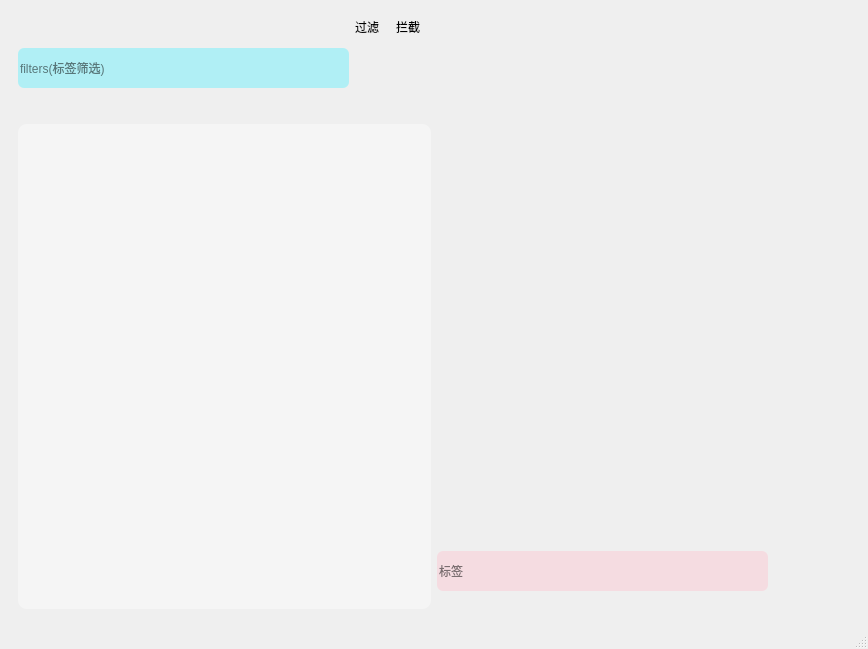
<?xml version="1.0" encoding="UTF-8"?>
<ui version="4.0">
 <class>MainWindow</class>
 <widget class="QMainWindow" name="MainWindow">
  <property name="geometry">
   <rect>
    <x>0</x>
    <y>0</y>
    <width>868</width>
    <height>649</height>
   </rect>
  </property>
  <property name="windowTitle">
   <string>文件标签软件</string>
  </property>
  <property name="styleSheet">
   <string notr="true">QPushButton {
    border-radius: 4px; 
    border: none; 
    width: 35px; 
    height: 35px; 
    font: bold 25px;
}

QPushButton:hover { 
    background: rgb(240, 240, 240); 
}
QPushButton:pressed{ 
    background: rgb(100, 100, 100); 
}

QPlainTextEdit {
    border-radius: 6px; 
}
QTableView {
    border-radius: 9px; 
}
QScrollArea{
    background-color:rgba(0,0,0,100);
    border:transparent;
    border-radius: 9px;
}
QLineEdit {
    border-radius: 6px; 
}</string>
  </property>
  <widget class="QWidget" name="centralwidget">
   <layout class="QVBoxLayout" name="verticalLayout_8">
    <item>
     <widget class="QStackedWidget" name="stackedWidget">
      <property name="currentIndex">
       <number>0</number>
      </property>
      <widget class="QWidget" name="page">
       <layout class="QVBoxLayout" name="verticalLayout_18">
        <item>
         <layout class="QGridLayout" name="filter_gridLayout">
          <property name="sizeConstraint">
           <enum>QLayout::SetDefaultConstraint</enum>
          </property>
          <property name="topMargin">
           <number>0</number>
          </property>
         </layout>
        </item>
        <item>
         <layout class="QGridLayout" name="inter_gridLayout"/>
        </item>
        <item>
         <layout class="QHBoxLayout" name="horizontalLayout_3">
          <item>
           <layout class="QVBoxLayout" name="verticalLayout_3">
            <item>
             <layout class="QHBoxLayout" name="horizontalLayout_2">
              <item>
               <widget class="QLineEdit" name="filter_lineEdit">
                <property name="minimumSize">
                 <size>
                  <width>200</width>
                  <height>40</height>
                 </size>
                </property>
                <property name="maximumSize">
                 <size>
                  <width>16777215</width>
                  <height>40</height>
                 </size>
                </property>
                <property name="styleSheet">
                 <string notr="true">background-color: rgba(80,240,255,100);</string>
                </property>
                <property name="alignment">
                 <set>Qt::AlignLeading|Qt::AlignLeft|Qt::AlignVCenter</set>
                </property>
                <property name="placeholderText">
                 <string>filters(标签筛选)</string>
                </property>
               </widget>
              </item>
              <item>
               <layout class="QVBoxLayout" name="verticalLayout_5">
                <item>
                 <widget class="QLabel" name="label">
                  <property name="text">
                   <string>过滤</string>
                  </property>
                 </widget>
                </item>
                <item>
                 <widget class="QPushButton" name="addfilter_Button">
                  <property name="styleSheet">
                   <string notr="true"/>
                  </property>
                  <property name="text">
                   <string/>
                  </property>
                 </widget>
                </item>
                <item>
                 <widget class="QPushButton" name="delfilter_Button">
                  <property name="styleSheet">
                   <string notr="true"/>
                  </property>
                  <property name="text">
                   <string/>
                  </property>
                 </widget>
                </item>
               </layout>
              </item>
              <item>
               <layout class="QVBoxLayout" name="verticalLayout_6">
                <item>
                 <widget class="QLabel" name="label_2">
                  <property name="text">
                   <string>拦截</string>
                  </property>
                 </widget>
                </item>
                <item>
                 <widget class="QPushButton" name="add_inter_Button">
                  <property name="text">
                   <string/>
                  </property>
                 </widget>
                </item>
                <item>
                 <widget class="QPushButton" name="del_inter_Button">
                  <property name="text">
                   <string/>
                  </property>
                 </widget>
                </item>
               </layout>
              </item>
             </layout>
            </item>
            <item>
             <widget class="QTableView" name="tableView">
              <property name="autoFillBackground">
               <bool>false</bool>
              </property>
              <property name="styleSheet">
               <string notr="true">selection-color:rgba(255,255,255,0);
background-color: rgba(255,255,255,100);</string>
              </property>
              <property name="verticalScrollBarPolicy">
               <enum>Qt::ScrollBarAlwaysOff</enum>
              </property>
              <property name="horizontalScrollBarPolicy">
               <enum>Qt::ScrollBarAlwaysOff</enum>
              </property>
              <property name="editTriggers">
               <set>QAbstractItemView::DoubleClicked</set>
              </property>
              <property name="showGrid">
               <bool>false</bool>
              </property>
             </widget>
            </item>
           </layout>
          </item>
          <item>
           <layout class="QVBoxLayout" name="verticalLayout_17">
            <item>
             <layout class="QVBoxLayout" name="verticalLayout_16">
              <item>
               <layout class="QVBoxLayout" name="verticalLayout">
                <item>
                 <layout class="QHBoxLayout" name="horizontalLayout_4" stretch="1,0,1">
                  <property name="spacing">
                   <number>0</number>
                  </property>
                  <item>
                   <widget class="QLabel" name="label_left">
                    <property name="text">
                     <string/>
                    </property>
                   </widget>
                  </item>
                  <item>
                   <widget class="QLabel" name="icon_label">
                    <property name="sizePolicy">
                     <sizepolicy hsizetype="Fixed" vsizetype="Fixed">
                      <horstretch>1</horstretch>
                      <verstretch>1</verstretch>
                     </sizepolicy>
                    </property>
                    <property name="minimumSize">
                     <size>
                      <width>0</width>
                      <height>0</height>
                     </size>
                    </property>
                    <property name="acceptDrops">
                     <bool>true</bool>
                    </property>
                    <property name="layoutDirection">
                     <enum>Qt::LeftToRight</enum>
                    </property>
                    <property name="styleSheet">
                     <string notr="true">border-image:url(:/a.png);color:rgb(128,128,128);</string>
                    </property>
                    <property name="text">
                     <string/>
                    </property>
                    <property name="alignment">
                     <set>Qt::AlignCenter</set>
                    </property>
                   </widget>
                  </item>
                  <item>
                   <widget class="QLabel" name="label_right">
                    <property name="text">
                     <string/>
                    </property>
                   </widget>
                  </item>
                 </layout>
                </item>
                <item>
                 <widget class="QLabel" name="text_label">
                  <property name="text">
                   <string/>
                  </property>
                  <property name="scaledContents">
                   <bool>true</bool>
                  </property>
                  <property name="alignment">
                   <set>Qt::AlignCenter</set>
                  </property>
                 </widget>
                </item>
               </layout>
              </item>
              <item>
               <widget class="QScrollArea" name="scrollArea">
                <property name="styleSheet">
                 <string notr="true"/>
                </property>
                <property name="verticalScrollBarPolicy">
                 <enum>Qt::ScrollBarAlwaysOff</enum>
                </property>
                <property name="horizontalScrollBarPolicy">
                 <enum>Qt::ScrollBarAlwaysOff</enum>
                </property>
                <property name="widgetResizable">
                 <bool>true</bool>
                </property>
                <widget class="QWidget" name="scrollAreaWidgetContents">
                 <property name="geometry">
                  <rect>
                   <x>0</x>
                   <y>0</y>
                   <width>408</width>
                   <height>419</height>
                  </rect>
                 </property>
                 <property name="minimumSize">
                  <size>
                   <width>0</width>
                   <height>0</height>
                  </size>
                 </property>
                 <layout class="QGridLayout" name="gridLayout_3">
                  <item row="1" column="0">
                   <layout class="QGridLayout" name="mark_Layout"/>
                  </item>
                 </layout>
                </widget>
               </widget>
              </item>
             </layout>
            </item>
            <item>
             <layout class="QHBoxLayout" name="horizontalLayout">
              <item>
               <widget class="QLineEdit" name="mark_lineEdit">
                <property name="minimumSize">
                 <size>
                  <width>30</width>
                  <height>25</height>
                 </size>
                </property>
                <property name="maximumSize">
                 <size>
                  <width>16777215</width>
                  <height>40</height>
                 </size>
                </property>
                <property name="styleSheet">
                 <string notr="true">background-color: rgba(255,192,203,100);</string>
                </property>
                <property name="placeholderText">
                 <string>标签</string>
                </property>
               </widget>
              </item>
              <item>
               <layout class="QVBoxLayout" name="verticalLayout_2">
                <item>
                 <widget class="QPushButton" name="add_Button">
                  <property name="maximumSize">
                   <size>
                    <width>120</width>
                    <height>40</height>
                   </size>
                  </property>
                  <property name="styleSheet">
                   <string notr="true"/>
                  </property>
                  <property name="text">
                   <string/>
                  </property>
                 </widget>
                </item>
                <item>
                 <widget class="QPushButton" name="del_Button">
                  <property name="maximumSize">
                   <size>
                    <width>120</width>
                    <height>40</height>
                   </size>
                  </property>
                  <property name="styleSheet">
                   <string notr="true"/>
                  </property>
                  <property name="text">
                   <string/>
                  </property>
                 </widget>
                </item>
               </layout>
              </item>
              <item>
               <layout class="QVBoxLayout" name="verticalLayout_4">
                <item>
                 <widget class="QPushButton" name="open_Button">
                  <property name="text">
                   <string/>
                  </property>
                 </widget>
                </item>
                <item>
                 <widget class="QPushButton" name="bulk_Button">
                  <property name="text">
                   <string/>
                  </property>
                 </widget>
                </item>
               </layout>
              </item>
             </layout>
            </item>
           </layout>
          </item>
         </layout>
        </item>
       </layout>
      </widget>
      <widget class="QWidget" name="page_2">
       <layout class="QVBoxLayout" name="verticalLayout_15">
        <item>
         <layout class="QVBoxLayout" name="verticalLayout_13">
          <item>
           <layout class="QGridLayout" name="bulk_matchrule_Layout">
            <item row="0" column="0">
             <widget class="QLabel" name="bulk_matchrule_label">
              <property name="styleSheet">
               <string notr="true"/>
              </property>
              <property name="text">
               <string>匹配规则:</string>
              </property>
             </widget>
            </item>
           </layout>
          </item>
          <item>
           <layout class="QGridLayout" name="bulk_interrule_Layout">
            <item row="0" column="0">
             <widget class="QLabel" name="bulk_interrule_label">
              <property name="styleSheet">
               <string notr="true"/>
              </property>
              <property name="text">
               <string>拦截规则:</string>
              </property>
             </widget>
            </item>
           </layout>
          </item>
         </layout>
        </item>
        <item>
         <layout class="QHBoxLayout" name="horizontalLayout_7">
          <item>
           <layout class="QVBoxLayout" name="verticalLayout_14">
            <item>
             <layout class="QHBoxLayout" name="horizontalLayout_8">
              <item>
               <widget class="QLineEdit" name="bulk_lineEdit">
                <property name="minimumSize">
                 <size>
                  <width>200</width>
                  <height>40</height>
                 </size>
                </property>
                <property name="maximumSize">
                 <size>
                  <width>16777215</width>
                  <height>40</height>
                 </size>
                </property>
                <property name="autoFillBackground">
                 <bool>false</bool>
                </property>
                <property name="styleSheet">
                 <string notr="true">background-color: rgba(80,240,255,100);</string>
                </property>
                <property name="placeholderText">
                 <string>filter(文件名筛选)</string>
                </property>
                <property name="cursorMoveStyle">
                 <enum>Qt::LogicalMoveStyle</enum>
                </property>
               </widget>
              </item>
              <item>
               <layout class="QVBoxLayout" name="verticalLayout_7">
                <item>
                 <widget class="QLabel" name="bulk_match_label">
                  <property name="text">
                   <string>匹配</string>
                  </property>
                 </widget>
                </item>
                <item>
                 <widget class="QPushButton" name="bulk_add_match_Button">
                  <property name="text">
                   <string/>
                  </property>
                 </widget>
                </item>
                <item>
                 <widget class="QPushButton" name="bulk_del_match_Button">
                  <property name="text">
                   <string/>
                  </property>
                 </widget>
                </item>
               </layout>
              </item>
              <item>
               <layout class="QVBoxLayout" name="verticalLayout_9">
                <item>
                 <widget class="QLabel" name="bulk_inter_label">
                  <property name="text">
                   <string>拦截</string>
                  </property>
                 </widget>
                </item>
                <item>
                 <widget class="QPushButton" name="bulk_add_inter_Button">
                  <property name="text">
                   <string/>
                  </property>
                 </widget>
                </item>
                <item>
                 <widget class="QPushButton" name="bulk_del_inter_Button">
                  <property name="text">
                   <string/>
                  </property>
                 </widget>
                </item>
               </layout>
              </item>
             </layout>
            </item>
            <item>
             <widget class="QTableView" name="bulk_tableView">
              <property name="styleSheet">
               <string notr="true">background-color: rgba(255,255,255,100);</string>
              </property>
              <property name="verticalScrollBarPolicy">
               <enum>Qt::ScrollBarAlwaysOff</enum>
              </property>
              <property name="horizontalScrollBarPolicy">
               <enum>Qt::ScrollBarAlwaysOff</enum>
              </property>
              <property name="editTriggers">
               <set>QAbstractItemView::DoubleClicked</set>
              </property>
              <property name="showGrid">
               <bool>false</bool>
              </property>
             </widget>
            </item>
           </layout>
          </item>
          <item>
           <layout class="QVBoxLayout" name="verticalLayout_12">
            <property name="spacing">
             <number>6</number>
            </property>
            <item>
             <layout class="QVBoxLayout" name="verticalLayout_10">
              <property name="spacing">
               <number>12</number>
              </property>
              <item>
               <layout class="QHBoxLayout" name="horizontalLayout_5" stretch="1,0,1">
                <item>
                 <widget class="QLabel" name="label_3">
                  <property name="text">
                   <string/>
                  </property>
                 </widget>
                </item>
                <item>
                 <widget class="QLabel" name="bulk_icon_label">
                  <property name="sizePolicy">
                   <sizepolicy hsizetype="Fixed" vsizetype="Fixed">
                    <horstretch>1</horstretch>
                    <verstretch>1</verstretch>
                   </sizepolicy>
                  </property>
                  <property name="text">
                   <string/>
                  </property>
                 </widget>
                </item>
                <item>
                 <widget class="QLabel" name="label_4">
                  <property name="text">
                   <string/>
                  </property>
                 </widget>
                </item>
               </layout>
              </item>
              <item>
               <layout class="QHBoxLayout" name="horizontalLayout_9" stretch="0">
                <item>
                 <widget class="QLabel" name="bulk_path_label">
                  <property name="accessibleName">
                   <string/>
                  </property>
                  <property name="styleSheet">
                   <string notr="true">QLabel:hover {background-color:orange;
            border-top:3px solid #6699cc;
            border-bottom:3px solid #6699cc;
            border-left:3px solid #6699cc;
            border-right:3px solid #6699cc;}</string>
                  </property>
                  <property name="text">
                   <string/>
                  </property>
                  <property name="scaledContents">
                   <bool>true</bool>
                  </property>
                  <property name="alignment">
                   <set>Qt::AlignCenter</set>
                  </property>
                 </widget>
                </item>
               </layout>
              </item>
             </layout>
            </item>
            <item>
             <layout class="QVBoxLayout" name="verticalLayout_11">
              <item>
               <widget class="QScrollArea" name="scrollArea_2">
                <property name="styleSheet">
                 <string notr="true"/>
                </property>
                <property name="verticalScrollBarPolicy">
                 <enum>Qt::ScrollBarAlwaysOff</enum>
                </property>
                <property name="horizontalScrollBarPolicy">
                 <enum>Qt::ScrollBarAlwaysOff</enum>
                </property>
                <property name="widgetResizable">
                 <bool>true</bool>
                </property>
                <widget class="QWidget" name="scrollAreaWidgetContents_2">
                 <property name="geometry">
                  <rect>
                   <x>0</x>
                   <y>0</y>
                   <width>408</width>
                   <height>382</height>
                  </rect>
                 </property>
                 <layout class="QGridLayout" name="gridLayout_2">
                  <item row="0" column="0">
                   <layout class="QGridLayout" name="bulk_mark_Layout"/>
                  </item>
                 </layout>
                </widget>
               </widget>
              </item>
              <item>
               <widget class="QLineEdit" name="bulkmark_lineEdit">
                <property name="minimumSize">
                 <size>
                  <width>80</width>
                  <height>40</height>
                 </size>
                </property>
                <property name="maximumSize">
                 <size>
                  <width>16777215</width>
                  <height>40</height>
                 </size>
                </property>
                <property name="styleSheet">
                 <string notr="true">background-color: rgba(255,192,203,100);</string>
                </property>
                <property name="placeholderText">
                 <string>标签（批量操作）</string>
                </property>
               </widget>
              </item>
              <item>
               <layout class="QHBoxLayout" name="horizontalLayout_6">
                <item>
                 <widget class="QPushButton" name="bulkadd_Button">
                  <property name="text">
                   <string/>
                  </property>
                 </widget>
                </item>
                <item>
                 <widget class="QPushButton" name="bulkdel_Button">
                  <property name="text">
                   <string/>
                  </property>
                 </widget>
                </item>
                <item>
                 <widget class="QPushButton" name="return_Button">
                  <property name="text">
                   <string/>
                  </property>
                 </widget>
                </item>
               </layout>
              </item>
             </layout>
            </item>
           </layout>
          </item>
         </layout>
        </item>
       </layout>
      </widget>
     </widget>
    </item>
   </layout>
  </widget>
  <widget class="QMenuBar" name="menubar">
   <property name="geometry">
    <rect>
     <x>0</x>
     <y>0</y>
     <width>868</width>
     <height>22</height>
    </rect>
   </property>
  </widget>
  <widget class="QStatusBar" name="statusbar"/>
 </widget>
 <resources/>
 <connections/>
</ui>
